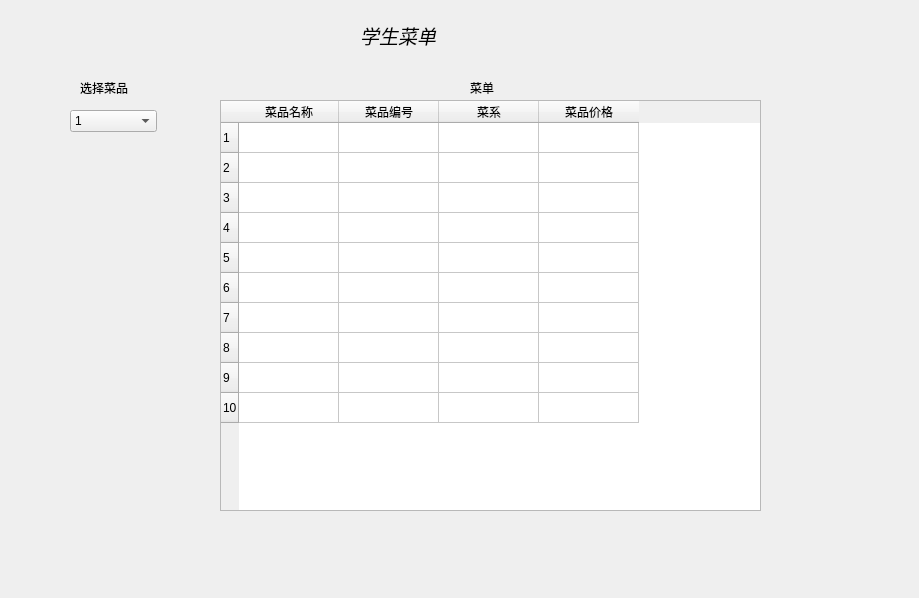
<?xml version="1.0" encoding="UTF-8"?>
<ui version="4.0">
 <class>Form</class>
 <widget class="QWidget" name="Form">
  <property name="geometry">
   <rect>
    <x>0</x>
    <y>0</y>
    <width>919</width>
    <height>598</height>
   </rect>
  </property>
  <property name="windowTitle">
   <string>Form</string>
  </property>
  <widget class="QComboBox" name="comboBox">
   <property name="geometry">
    <rect>
     <x>70</x>
     <y>110</y>
     <width>87</width>
     <height>22</height>
    </rect>
   </property>
   <item>
    <property name="text">
     <string>1</string>
    </property>
   </item>
   <item>
    <property name="text">
     <string>2</string>
    </property>
   </item>
   <item>
    <property name="text">
     <string>3</string>
    </property>
   </item>
   <item>
    <property name="text">
     <string>4</string>
    </property>
   </item>
   <item>
    <property name="text">
     <string>5</string>
    </property>
   </item>
   <item>
    <property name="text">
     <string>6</string>
    </property>
   </item>
   <item>
    <property name="text">
     <string>7</string>
    </property>
   </item>
   <item>
    <property name="text">
     <string>8</string>
    </property>
   </item>
   <item>
    <property name="text">
     <string>9</string>
    </property>
   </item>
   <item>
    <property name="text">
     <string>10</string>
    </property>
   </item>
  </widget>
  <widget class="QLabel" name="label">
   <property name="geometry">
    <rect>
     <x>360</x>
     <y>10</y>
     <width>131</width>
     <height>51</height>
    </rect>
   </property>
   <property name="text">
    <string>&lt;html&gt;&lt;head/&gt;&lt;body&gt;&lt;p&gt;&lt;span style=&quot; font-size:14pt; font-style:italic;&quot;&gt;学生菜单&lt;/span&gt;&lt;/p&gt;&lt;/body&gt;&lt;/html&gt;</string>
   </property>
  </widget>
  <widget class="QTableWidget" name="tableWidget">
   <property name="geometry">
    <rect>
     <x>220</x>
     <y>100</y>
     <width>541</width>
     <height>411</height>
    </rect>
   </property>
   <row>
    <property name="text">
     <string>1</string>
    </property>
   </row>
   <row>
    <property name="text">
     <string>2</string>
    </property>
   </row>
   <row>
    <property name="text">
     <string>3</string>
    </property>
   </row>
   <row>
    <property name="text">
     <string>4</string>
    </property>
   </row>
   <row>
    <property name="text">
     <string>5</string>
    </property>
   </row>
   <row>
    <property name="text">
     <string>6</string>
    </property>
   </row>
   <row>
    <property name="text">
     <string>7</string>
    </property>
   </row>
   <row>
    <property name="text">
     <string>8</string>
    </property>
   </row>
   <row>
    <property name="text">
     <string>9</string>
    </property>
   </row>
   <row>
    <property name="text">
     <string>10</string>
    </property>
   </row>
   <column>
    <property name="text">
     <string>菜品名称</string>
    </property>
   </column>
   <column>
    <property name="text">
     <string>菜品编号</string>
    </property>
   </column>
   <column>
    <property name="text">
     <string>菜系</string>
    </property>
   </column>
   <column>
    <property name="text">
     <string>菜品价格</string>
    </property>
   </column>
  </widget>
  <widget class="QLabel" name="label_2">
   <property name="geometry">
    <rect>
     <x>80</x>
     <y>80</y>
     <width>72</width>
     <height>15</height>
    </rect>
   </property>
   <property name="text">
    <string>选择菜品</string>
   </property>
  </widget>
  <widget class="QLabel" name="label_3">
   <property name="geometry">
    <rect>
     <x>470</x>
     <y>80</y>
     <width>72</width>
     <height>15</height>
    </rect>
   </property>
   <property name="text">
    <string>菜单</string>
   </property>
  </widget>
 </widget>
 <resources/>
 <connections/>
</ui>
